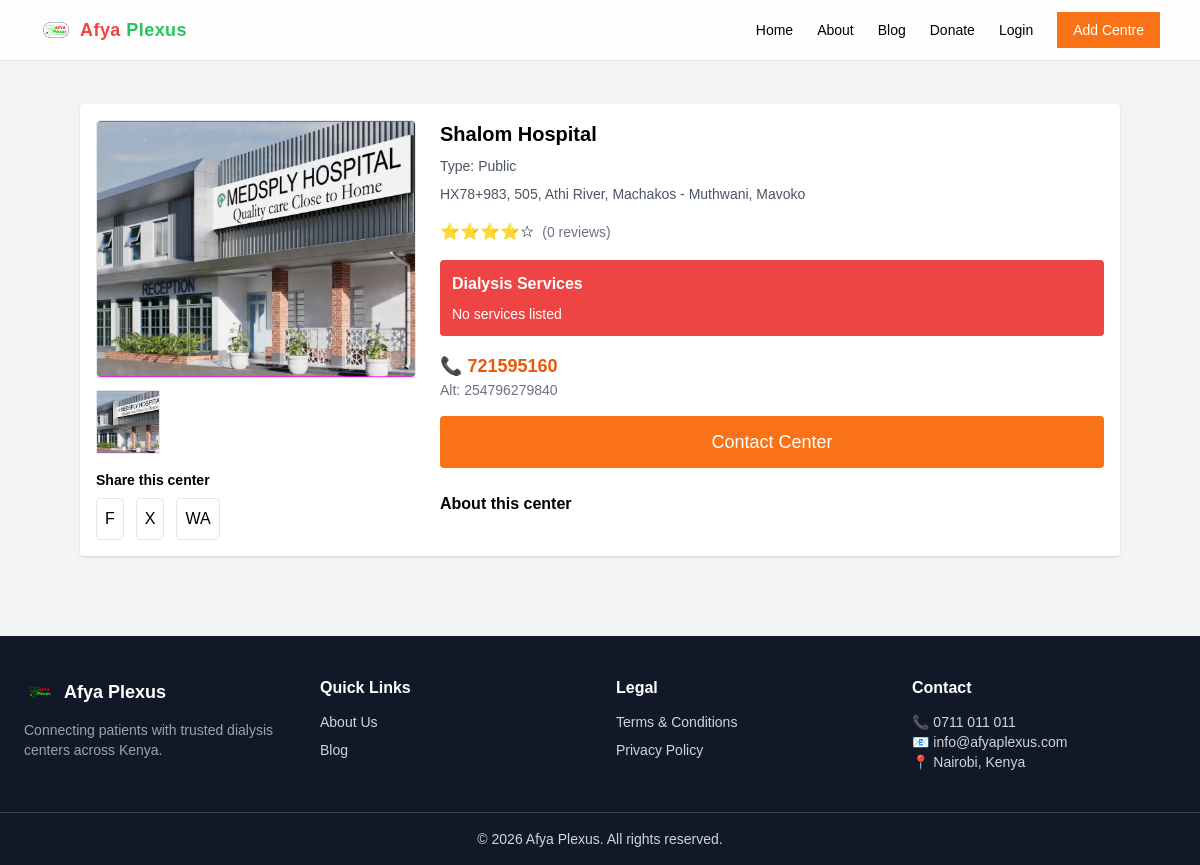
The page /4a9f8a86-3db6-11f1-af68-b4a9fcea8668/centre_detail on the database its author committed.
### hospital/models.py (models this page shows, shortened)
class Hospital(models.Model):
	id = models.UUIDField(primary_key=True, default=uuid.uuid1, editable=False)
	name = models.CharField(max_length=200)
	mobile_number = models.CharField(max_length=20,default="-")
	alternative_number = models.CharField(max_length=20,default="-")
	email_address = models.CharField(max_length=100,default="-")
	website =models.CharField(max_length=100,null=True,blank=True)
	centre_type = models.CharField(max_length=200,default='Public')
	mobile_pysical = models.CharField(max_length=20,default='Physical')
	county = models.CharField(max_length=20,null=True,blank=True)
	constituent = models.CharField(max_length=20,null=True,blank=True)
	location = models.TextField(null=True,blank=True)
	google_pin = models.CharField(max_length=50,null=True,blank=True)
	ward = models.CharField(max_length=20,null=True,blank=True)
	description = models.TextField(null=True,blank=True)
	date = models.DateField(default=timezone.now)
	user = models.ForeignKey(User, related_name='hospital', on_delete=models.SET_NULL,null=True,blank=True)
	status = models.CharField(max_length=20,default='active')
	image = models.FileField(upload_to='hospital/%Y/%m/%d/'')/%Y/%m/%d/',blank=True,null=True)
	latitude = models.FloatField(null=True, blank=True)
	longitude = models.FloatField(null=True, blank=True)

class HospitalImage(models.Model):
	id = models.UUIDField(primary_key=True, default=uuid.uuid1, editable=False)
	hospital = models.ForeignKey(Hospital, related_name='hospitalimage',on_delete=models.SET_NULL,null=True,blank=True)
	cover = models.CharField(max_length=50,default='No')
	image = models.FileField(upload_to='hospitalimage/%Y/%m/%d/'')/%Y/%m/%d/',blank=True,null=True)
	date = models.DateField(default=timezone.now)
	user = models.ForeignKey(User, related_name='hospitalimage', on_delete=models.SET_NULL,null=True,blank=True)
	status = models.CharField(max_length=20,default='active')

### hospital/views.py (the view)
# urls.py: path('<uuid:pk>/centre_detail', views.centre_detail, name='centre_detail'),
def centre_detail(request,pk):
    hospital = get_object_or_404(Hospital,pk=pk)
    dailysisservice = DailysisService.objects.filter(hospital=hospital)
    hospitalrating = HospitalRating.objects.filter(hospital=hospital)
    hospitalimage = HospitalImage.objects.filter(hospital=hospital)
    context = {
        'dailysisservice':dailysisservice,
        'hospitalrating':hospitalrating,
        'hospitalimage':hospitalimage,
        'hospital':hospital,
    }
    return render(request, 'hospital/centre_details.html', context)

### hospital/templates/hospital/centre_details.html (shortened to what this page needs)
{% extends "base.html" %}
{% load static %}
{% block content %}
<div class="lg:px-10 py-6">
  <div class="grid lg:grid-cols-3 gap-6 bg-white p-4 rounded shadow">
    <div>
      <div class="border rounded mb-3">
        {% if hospital.image %}
          <img id="mainImage"
               src="{{ hospital.image.url }}"
               class="w-full h-64 object-cover rounded">
        {% else %}
          <img src="{% static 'placeholder.PNG' %}" class="w-full h-64">
        {% endif %}
      </div>
      <div class="flex gap-2">
        {% for img in hospitalimage %}
          <img src="{{ img.image.url }}"
               class="w-16 h-16 object-cover border cursor-pointer"
               onclick="changeImage(this)">
        {% endfor %}
      </div>
      <div class="mt-4">
        <p class="text-sm font-semibold mb-2">Share this center</p>
        <div class="flex gap-3">
          <span class="border p-2 rounded cursor-pointer">F</span>
          <span class="border p-2 rounded cursor-pointer">X</span>
          <span class="border p-2 rounded cursor-pointer">WA</span>
        </div>
      </div>
    </div>
    <div class="lg:col-span-2">
      <h1 class="text-xl font-semibold mb-2">
        {{ hospital.name }}
      </h1>
      <p class="text-sm text-gray-600 mb-2">
        Type: {{ hospital.centre_type }}
      </p>
      <p class="text-sm text-gray-600 mb-4">
        {{ hospital.location }} - {{ hospital.ward }}, {{ hospital.constituent }}
      </p>
      <div class="flex items-center gap-2 mb-4">
        ⭐⭐⭐⭐☆
        <span class="text-sm text-gray-500">
          ({{ hospitalrating|length }} reviews)
        </span>
      </div>
      <div class="bg-red-500 text-white p-3 rounded mb-4">
        <p class="font-semibold">Dialysis Services</p>
        <ul class="text-sm mt-2">
          {% for s in dailysisservice %}
            <li>• {{ s.name }}</li>
          {% empty %}
            <li>No services listed</li>
          {% endfor %}
        </ul>
      </div>
      <div class="mb-4">
        <p class="text-lg font-bold text-orange-600">
          📞 {{ hospital.mobile_number }}
        </p>
        <p class="text-sm text-gray-500">
          Alt: {{ hospital.alternative_number }}
        </p>
      </div>
      <button class="w-full bg-orange-500 text-white py-3 rounded text-lg">
        Contact Center
      </button>
      <div class="mt-6">
        <h3 class="font-semibold mb-2">About this center</h3>
      </div>
    </div>
  </div>
</div>
{% endblock %}

### static/styles.css (style rules this page uses)
body { font-family: Arial, sans-serif; }

### rows shown on the page
Hospital: image (placeholder picture), name "Shalom Hospital", centre_type "Public", location "HX78+983, 505, Athi River, Machakos", ward "Muthwani", constituent "Mavoko", mobile_number "721595160", alternative_number "254796279840"
HospitalImage: image (placeholder picture)

### other values the page prints
{{ hospitalrating|length }} "0"
